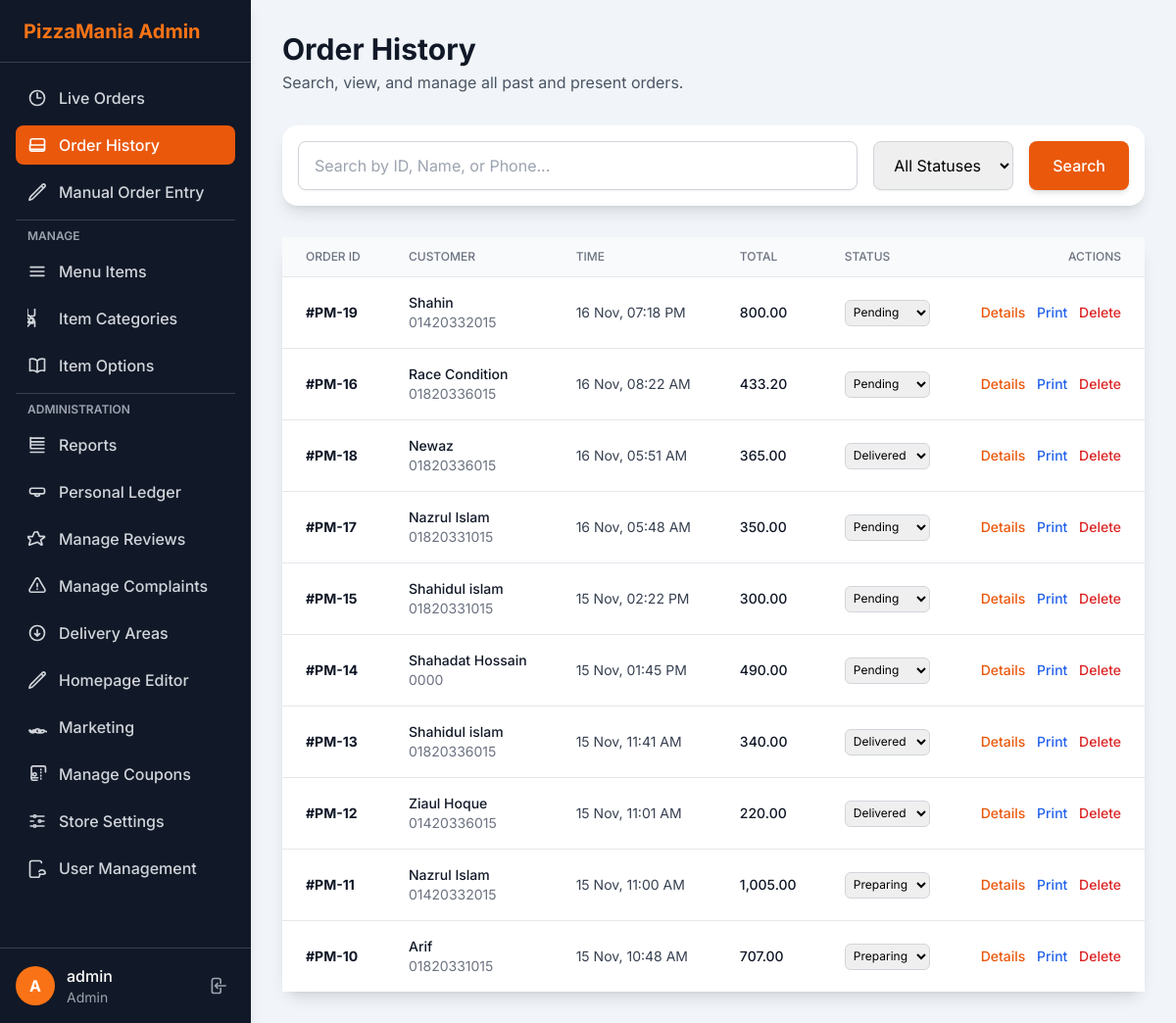
The app's page /admin/manage_orders.php (signed in), older data.
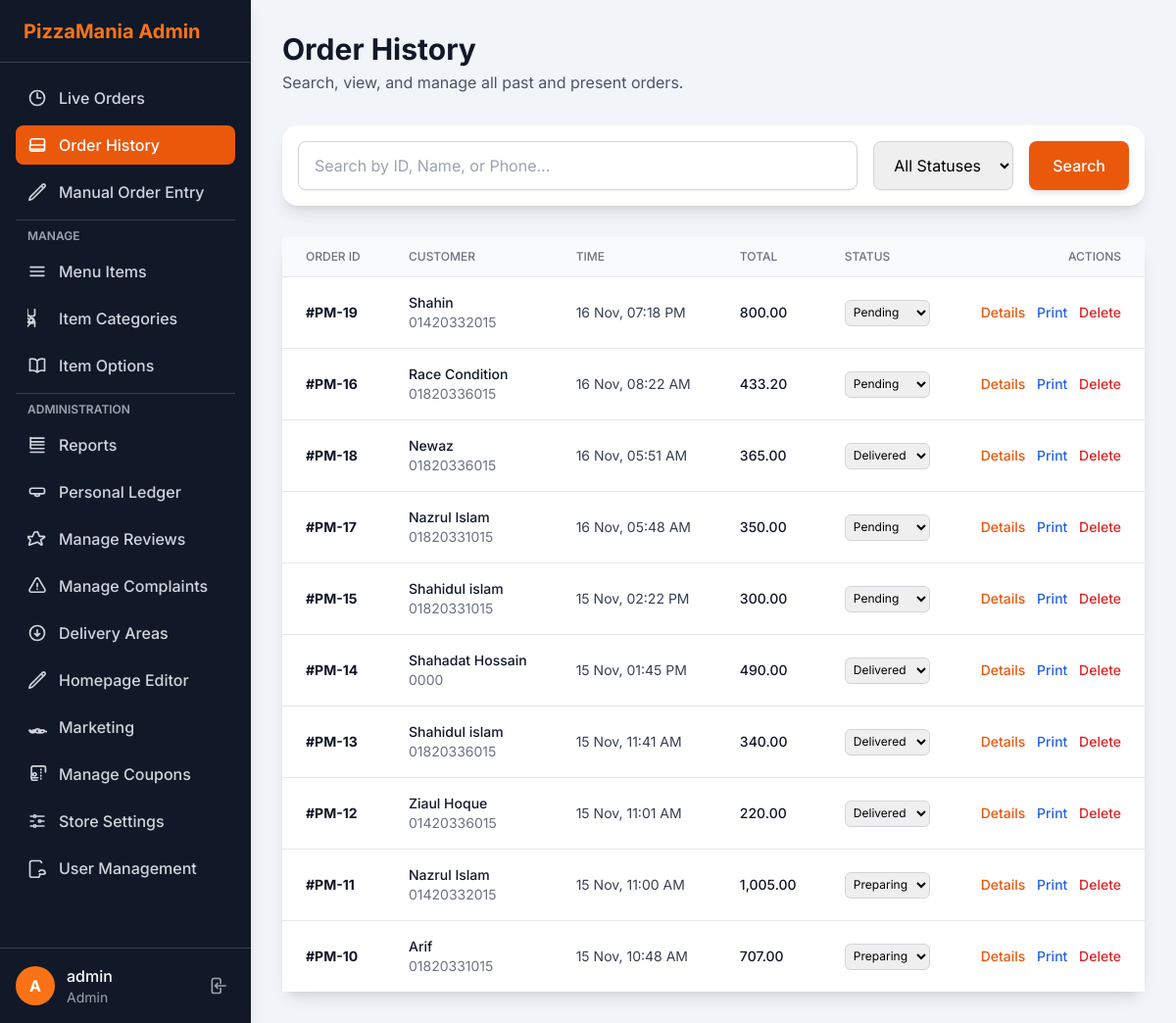
The same page, newer data.
### tables this page shows
CREATE TABLE IF NOT EXISTS `orders` (
  `id` int NOT NULL AUTO_INCREMENT,
  `customer_name` varchar(100) NOT NULL,
  `customer_phone` varchar(50) NOT NULL,
  `customer_address` text NOT NULL,
  `order_note` text,
  `delivery_area_id` int NOT NULL,
  `subtotal` decimal(10,2) NOT NULL,
  `delivery_fee` decimal(10,2) NOT NULL,
  `total_amount` decimal(10,2) NOT NULL,
  `order_status` enum('Pending','Preparing','Ready','Delivered','Cancelled') NOT NULL DEFAULT 'Pending',
  `order_time` timestamp NOT NULL DEFAULT CURRENT_TIMESTAMP,
  `rider_name` varchar(100) DEFAULT NULL,
  `coupon_id` int DEFAULT NULL,
  `discount_type` enum('none','percentage','fixed') NOT NULL DEFAULT 'none',
  `discount_amount` decimal(10,2) NOT NULL DEFAULT '0.00',
  PRIMARY KEY (`id`),
  KEY `delivery_area_id` (`delivery_area_id`),
  KEY `fk_order_coupon` (`coupon_id`)
);

### config.php (called while the page is built, shortened)
<?php
function get_csrf_token() {
    return $_SESSION['csrf_token'];
}
function e($data) {
    return htmlspecialchars($data ?? '', ENT_QUOTES, 'UTF-8');
}
?>

### admin/manage_orders.php (the view, shortened to what this page needs)
<?php
require_once('header.php');
$page_title = 'Order History';
$search_query = $_GET['search'] ?? '';
$sql = "SELECT * FROM orders";
$sql .= " ORDER BY order_time DESC LIMIT 100";
$orders = [];
$result = $db->query($sql);
if ($result) {
    while ($row = $result->fetch_assoc()) {
        $orders[] = $row;
    }
}
?>
<div class="flex flex-col sm:flex-row justify-between items-start sm:items-center mb-8">
    <div>
        <h1 class="text-3xl font-bold text-gray-900"><?php echo e($page_title); ?></h1>
        <p class="text-gray-600 mt-1">Search, view, and manage all past and present orders.</p>
    </div>
</div>
<div class="bg-white p-4 rounded-2xl shadow-lg mb-8">
    <form action="manage_orders.php" method="GET" class="flex flex-col sm:flex-row gap-4">
        <input
            type="text"
            name="search"
            placeholder="Search by ID, Name, or Phone..."
            value="<?php echo e($search_query); ?>"
            class="flex-grow px-4 py-3 border border-gray-300 rounded-lg shadow-sm focus:outline-none focus:ring-2 focus:ring-orange-500">
        <select name="status" class="px-4 py-3 border border-gray-300 rounded-lg shadow-sm focus:outline-none focus:ring-2 focus:ring-orange-500">
            <option value="">All Statuses</option>
        </select>
        <button type="submit" class="px-6 py-3 bg-orange-600 text-white font-medium rounded-lg shadow-md hover:bg-orange-700">
            Search
        </button>
    </form>
</div>
<div class="bg-white rounded-2xl shadow-lg">
    <div class="overflow-x-auto">
        <table class="min-w-full divide-y divide-gray-200">
            <thead class="bg-gray-50">
                <tr>
                    <th class="px-6 py-3 text-left text-xs font-medium text-gray-500 uppercase">Order ID</th>
                    <th class="px-6 py-3 text-left text-xs font-medium text-gray-500 uppercase">Customer</th>
                    <th class="px-6 py-3 text-left text-xs font-medium text-gray-500 uppercase">Time</th>
                    <th class="px-6 py-3 text-left text-xs font-medium text-gray-500 uppercase">Total</th>
                    <th class="px-6 py-3 text-left text-xs font-medium text-gray-500 uppercase">Status</th>
                    <th class="px-6 py-3 text-right text-xs font-medium text-gray-500 uppercase">Actions</th>
                </tr>
            </thead>
            <tbody class="bg-white divide-y divide-gray-200">
                <?php if (empty($orders)): ?>
                    <tr><td colspan="6" class="px-6 py-4 text-center text-gray-500">No orders found.</td></tr>
                <?php else: ?>
                    <?php foreach ($orders as $order): ?>
                        <tr>
                            <td class="px-6 py-4"><div class="text-sm font-bold text-gray-900">#PM-<?php echo e($order['id']); ?></div></td>
                            <td class="px-6 py-4">
                                <div class="text-sm font-medium text-gray-900"><?php echo e($order['customer_name']); ?></div>
                                <div class="text-sm text-gray-500"><?php echo e($order['customer_phone']); ?></div>
                            </td>
                            <td class="px-6 py-4"><div class="text-sm text-gray-700"><?php echo e(date('d M, h:i A', strtotime($order['order_time']))); ?></div></td>
                            <td class="px-6 py-4"><div class="text-sm font-medium text-gray-900"><?php echo e(number_format($order['total_amount'], 2)); ?></div></td>
                            <td class="px-6 py-4">
                                <form action="manage_orders.php?<?php echo http_build_query($_GET); ?>" method="POST" class="flex items-center">
                                    <select name="new_status" class="text-xs p-1 border border-gray-300 rounded-md" onchange="this.form.submit()">
                                        <option value="Pending" <?php echo ($order['order_status'] == 'Pending') ? 'selected' : ''; ?>>Pending</option>
                                        <option value="Preparing" <?php echo ($order['order_status'] == 'Preparing') ? 'selected' : ''; ?>>Preparing</option>
                                        <option value="Delivered" <?php echo ($order['order_status'] == 'Delivered') ? 'selected' : ''; ?>>Delivered</option>
                                    </select>
                                </form>
                            </td>
                            <td class="px-6 py-4 text-right text-sm font-medium space-x-2">
                                <a href="order_details.php?id=<?php echo e($order['id']); ?>" class="text-orange-600 hover:text-orange-900">Details</a>
                                <a href="print_receipt.php?id=<?php echo e($order['id']); ?>" target="_blank" class="text-blue-600 hover:text-blue-900">Print</a>
                                <?php if (hasAdminAccess()): ?>
                                    <a href="manage_orders.php?action=delete&id=<?php echo e($order['id']); ?>&csrf_token=<?php echo e(get_csrf_token()); ?>"
                                       class="text-red-600 hover:text-red-900"
                                       onclick="return confirm('WARNING: This will permanently delete order #PM-<?php echo e($order['id']); ?> and all its items. This action cannot be undone. Are you sure?');">
                                        Delete
                                    </a>
                                <?php endif; ?>
                            </td>
                        </tr>
                    <?php endforeach; ?>
                <?php endif; ?>
            </tbody>
        </table>
    </div>
</div>
<?php
require_once('footer.php');
?>

### admin/header.php (shortened to what this page needs)
<?php
require_once('../config.php');
$user_role = $_SESSION['user_role'] ?? 'manager';
function hasAdminAccess() {
    return $_SESSION['user_role'] === 'admin';
}
$username = e($_SESSION['username']);
$user_initial = strtoupper(substr($username, 0, 1));
?>
<!DOCTYPE html>
<html lang="en">
<head>
    <script src="https://cdn.tailwindcss.com"></script>
</head>
<body class="bg-slate-100 font-sans antialiased">
    <div class="relative min-h-screen lg:flex">
        <aside id="sidebar" class="bg-gray-900 text-white w-64 fixed inset-y-0 left-0 z-50 transform -translate-x-full lg:translate-x-0 transition-transform duration-300 ease-in-out flex flex-col h-screen shadow-lg">
            <div class="h-16 flex items-center px-6 border-b border-gray-700">
                <a href="live_orders.php" class="text-xl font-bold text-orange-500">PizzaMania Admin</a>
            </div>
            <nav class="flex-1 px-4 py-4 space-y-2 overflow-y-auto">
                <a href="live_orders.php" class="flex items-center space-x-3 px-3 py-2 rounded-lg nav-link-default">
                    <svg xmlns="http://www.w3.org/2000/svg" fill="none" viewBox="0 0 24 24" stroke-width="2" stroke="currentColor" class="w-5 h-5"><path stroke-linecap="round" stroke-linejoin="round" d="M12 6v6h4.5m4.5 0a9 9 0 11-18 0 9 9 0 0118 0z" /></svg>
                    <span class="font-medium">Live Orders</span>
                </a>
                <a href="manage_orders.php" class="flex items-center space-x-3 px-3 py-2 rounded-lg nav-link-default">
                    <span class="font-medium">Order History</span>
                </a>
                <a href="manual_order.php" class="flex items-center space-x-3 px-3 py-2 rounded-lg nav-link-default">
                    <span class="font-medium">Manual Order Entry</span>
                </a>
                <hr class="border-gray-700 my-4">
                <p class="px-3 text-xs font-semibold text-gray-400 uppercase">Manage</p>
                <a href="manage_menu_items.php" class="flex items-center space-x-3 px-3 py-2 rounded-lg nav-link-default">
                    <svg xmlns="http://www.w3.org/2000/svg" fill="none" viewBox="0 0 24 24" stroke-width="2" stroke="currentColor" class="w-5 h-5"><path stroke-linecap="round" stroke-linejoin="round" d="M3.75 6.75h16.5M3.75 12h16.5m-16.5 5.25h16.5" /></svg>
                    <span class="font-medium">Menu Items</span>
                </a>
                <a href="manage_categories.php" class="flex items-center space-x-3 px-3 py-2 rounded-lg nav-link-default">
                    <span class="font-medium">Item Categories</span>
                </a>
                 <a href="manage_item_options.php" class="flex items-center space-x-3 px-3 py-2 rounded-lg nav-link-default">
                    <span class="font-medium">Item Options</span>
                </a>
                <?php if (hasAdminAccess()): ?>
                    <hr class="border-gray-700 my-4">
                    <p class="px-3 text-xs font-semibold text-gray-400 uppercase">Administration</p>
                    <a href="reports.php" class="flex items-center space-x-3 px-3 py-2 rounded-lg nav-link-default">
                        <svg xmlns="http://www.w3.org/2000/svg" fill="none" viewBox="0 0 24 24" stroke-width="2" stroke="currentColor" class="w-5 h-5"><path stroke-linecap="round" stroke-linejoin="round" d="M3.75 3v11.25A2.25 2.25 0 006 16.5h12M3.75 3.75h16.5M3.75 12h16.5m-16.5 4.5h16.5m-16.5 4.5h16.5M3.75 8.25h16.5" /></svg>
                        <span class="font-medium">Reports</span>
                    </a>
                    <a href="ledger.php" class="flex items-center space-x-3 px-3 py-2 rounded-lg nav-link-default">
                        <span class="font-medium">Personal Ledger</span>
                    </a>
                    <a href="manage_reviews.php" class="flex items-center space-x-3 px-3 py-2 rounded-lg nav-link-default">
                        <span class="font-medium">Manage Reviews</span>
                    </a>
                    <a href="manage_complaints.php" class="flex items-center space-x-3 px-3 py-2 rounded-lg nav-link-default">
                        <span class="font-medium">Manage Complaints</span>
                    </a>
                    <a href="manage_delivery_areas.php" class="flex items-center space-x-3 px-3 py-2 rounded-lg nav-link-default">
                        <svg xmlns="http://www.w3.org/2000/svg" fill="none" viewBox="0 0 24 24" stroke-width="2" stroke="currentColor" class="w-5 h-5"><path stroke-linecap="round" stroke-linejoin="round" d="M9 12.75l3 3m0 0l3-3m-3 3v-7.5M21 12a9 9 0 11-18 0 9 9 0 0118 0z" /></svg>
                        <span class="font-medium">Delivery Areas</span>
                    </a>
                    <a href="homepage_manager.php" class="flex items-center space-x-3 px-3 py-2 rounded-lg nav-link-default">
                        <span class="font-medium">Homepage Editor</span>
                    </a>
                    <a href="marketing_settings.php" class="flex items-center space-x-3 px-3 py-2 rounded-lg nav-link-default">
                        <span class="font-medium">Marketing</span>
                    </a>
                    <a href="manage_coupons.php" class="flex items-center space-x-3 px-3 py-2 rounded-lg nav-link-default">
                        <span class="font-medium">Manage Coupons</span>
                    </a>
                    <a href="site_settings.php" class="flex items-center space-x-3 px-3 py-2 rounded-lg nav-link-default">
                        <span class="font-medium">Store Settings</span>
                    </a>
                    <a href="manage_users.php" class="flex items-center space-x-3 px-3 py-2 rounded-lg nav-link-default">
                        <span class="font-medium">User Management</span>
                    </a>
                <?php endif; ?>
            </nav>
            <div class="p-4 border-t border-gray-700">
                <div class="flex items-center justify-between">
                    <div class="flex items-center space-x-3">
                        <div class="w-10 h-10 rounded-full bg-orange-500 flex items-center justify-center font-bold">
                            <?php echo e($user_initial); ?>
                        </div>
                        <div>
                            <div class="font-medium"><?php echo e($username); ?></div>
                            <div class="text-sm text-gray-400 capitalize"><?php echo e($user_role); ?></div>
                        </div>
                    </div>
                    <a href="logout.php?csrf_token=<?php echo e(get_csrf_token()); ?>" title="Logout" class="p-2 rounded-lg text-gray-400 hover:bg-gray-700 hover:text-white">
                    </a>
                </div>
            </div>
        </aside>
        <main class="flex-1 lg:ml-64">
            <div class="p-6 lg:p-8">

### admin/footer.php (shortened to what this page needs)
            </div>
        </main>
    </div>
</body>
</html>

### admin/header.php (style rules this page uses)
.nav-link-active { background-color: #ea580c; color: #ffffff; }
.nav-link-default { color: #d1d5db; }

Row changes from the older to the newer data that the page shows:
changed orders "Shahadat Hossain": new_status "Pending" → "Delivered"
